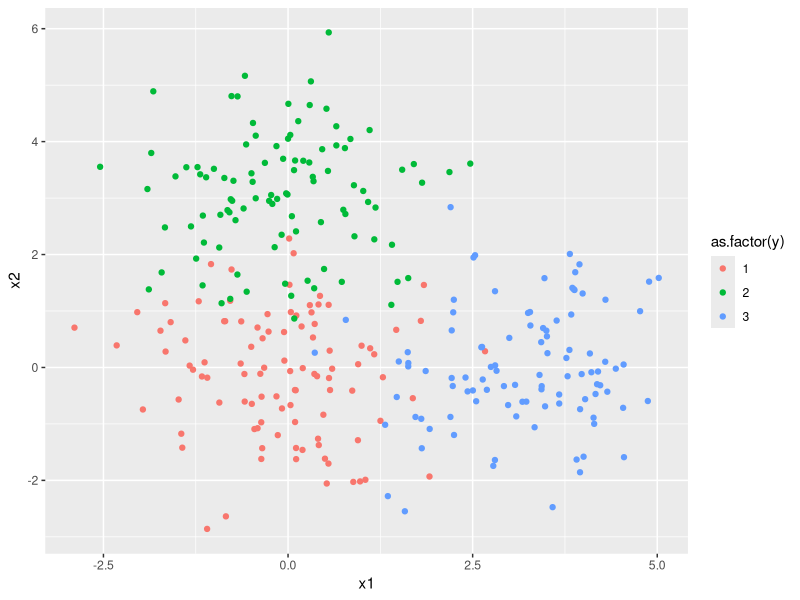
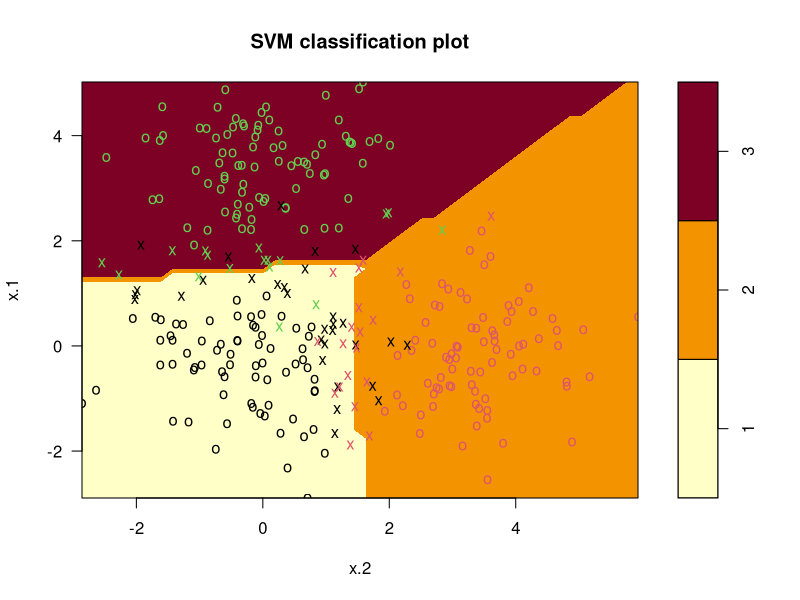
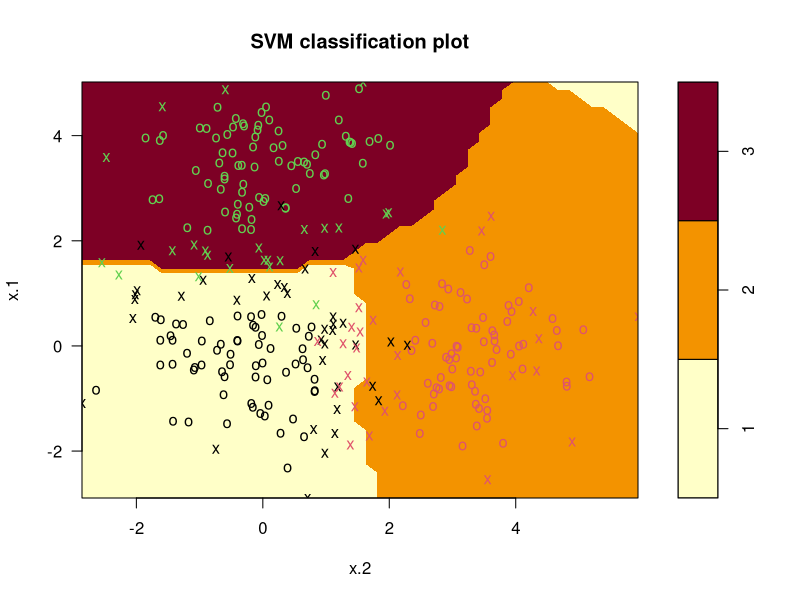

These charts were generated, in order, by the following R code:
## ---- chunk 1
library(e1071)
library(ggplot2)
## ---- chunk 2
set.seed(50)
C = 3
N = 300
x.o <- matrix(rnorm(N*2), ncol=2)
## ---- chunk 3
z <- matrix(c(0,0,3,0,3,0),C,2)
## ---- chunk 4
y.1 <- matrix(1,100,1)
y.2 <- matrix(2,100,1)
y.3 <- matrix(3,100,1)

y <- rbind(y.1, y.2, y.3)
## ---- chunk 5
x <- matrix(0,N,2)
px <- pnorm(x.o)
for (i in 1:N) {
  if (i <= 100) {
    p.1 <- px[i,1]
    p.2 <- px[i,2]
    
    x[i,1] <- qnorm(p.1, z[1,1])
    x[i,2] <- qnorm(p.2, z[1,2])
  }
  if ((i > 100) & (i <= 200)) {
    p.1 <- px[i,1]
    p.2 <- px[i,2]
    
    x[i,1] <- qnorm(p.1, z[2,1])
    x[i,2] <- qnorm(p.2, z[2,2])
  }
  if ((i > 200) & (i <= 300)) {
    p.1 <- px[i,1]
    p.2 <- px[i,2]
    
    x[i,1] <- qnorm(p.1, z[3,1])
    x[i,2] <- qnorm(p.2, z[3,2])
  }
}
## ---- chunk 6
xmin <- min(x[,1])
xmax <- max(x[,1])
ymin <- min(x[,2])
ymax <- max(x[,2])

x.data <- data.frame(x)
ggplot(x.data, aes(x = x.data[,1], y = x.data[,2]), xlab = "x1", ylab = "x2"
       ) + geom_point(aes(colour = as.factor(y))) + labs(x = "x1", y = "x2")
## ---- chunk 7
tdata=data.frame(x = x, y=as.factor(y))
svmfit <- svm(y~., data = tdata, cost = 10, kernel = "linear")
plot(svmfit, tdata)
## ---- chunk 8
summary(svmfit)
## ---- chunk 9
set.seed(50)
tuned <- tune(svm,y~.,data=tdata ,kernel ="linear", 
              ranges=list(cost=c(0.001,0.01,0.1,1,5,10,100)))
## ---- chunk 10
summary(tuned)
## ---- chunk 11
bestmod=tuned$best.model
summary(bestmod)
## ---- chunk 12
set.seed(100)
x.o.test <- matrix(rnorm(N*2), ncol=2)
## ---- chunk 13
set.seed(100)
ytest <- sample(c(1:3), 300, replace = TRUE)
testdata.o=data.frame(x=x.o.test , y=as.factor (ytest))
## ---- chunk 14
xtest <- matrix(0,N,2)
px <- pnorm(x.o.test)
for (i in 1:N) {
  if (testdata.o[i,3] == 1) {
    p.1 <- px[i,1]
    p.2 <- px[i,2]
    
    xtest[i,1] <- qnorm(p.1, z[1,1])
    xtest[i,2] <- qnorm(p.2, z[1,2])
  }
  if (testdata.o[i,3] == 2) {
    p.1 <- px[i,1]
    p.2 <- px[i,2]
    
    xtest[i,1] <- qnorm(p.1, z[2,1])
    xtest[i,2] <- qnorm(p.2, z[2,2])
  }
  if (testdata.o[i,3] == 3) {
    p.1 <- px[i,1]
    p.2 <- px[i,2]
    
    xtest[i,1] <- qnorm(p.1, z[3,1])
    xtest[i,2] <- qnorm(p.2, z[3,2])
  }
}
## ---- chunk 15
testdata=data.frame(x=xtest , y=as.factor (ytest))
## ---- chunk 16
set.seed(100)
y.p <- predict(bestmod, testdata)
sum(table(y.p, ytest)) - table(y.p, ytest)[1,1] - table(y.p, ytest)[2,2] - table(y.p, ytest)[3,3]
table(y.p, ytest)
## ---- chunk 17
table(ytest)
## ---- chunk 18
svmfit.ra <- svm(y~., data = tdata, cost = 1, gamma = 1, kernel = "radial")
plot(svmfit.ra, tdata)
## ---- chunk 19
summary(svmfit.ra)
## ---- chunk 20
set.seed(50)
tuned.ra <- tune(svm, y~., data = tdata, kernel = "radial",
                 ranges = list(cost = c(0.1,1,10,100,1000), gamma = c(0.5,1,2,3,4)))
## ---- chunk 21
summary(tuned.ra)
## ---- chunk 22
bestmod.ra <- svm(y~., data = tdata, cost = 100, gamma = 2, kernel = "radial")
summary(bestmod.ra)
## ---- chunk 23
y.p <- predict(bestmod.ra, testdata)
sum(table(y.p, ytest)) - table(y.p, ytest)[1,1] - table(y.p, ytest)[2,2] - table(y.p, ytest)[3,3]
table(y.p, ytest)
